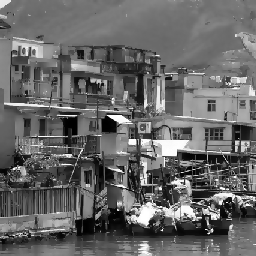
%> input picture COMP4421/Assignment/Assignment 3/Assignment3/Assignment3/taio.tif, 256 x 256 px
$ octave --eval "compression_jpeg;"   (GNU Octave 9; MATLAB toolbox functions it lacks are replaced by stand-ins)
%> lines starting %> are read from the running program, lines starting %| are printed output that depends on the picture
% COMPRESSION_JPEG contains the implementation of the main routine for Part 2 of
% Assignment 3, which is a part of JPEG lossy encoder/decoder using DCT.
% You need to implement step 3 & 4 in compression and  step 2 & 3 in decompression.
%
function compression_jpeg()
% Read the image
 Im = imread('taio.tif');
%> Im is the input picture: size 256x256 uint8; min 0, max 255, mean 102.9
% convert the image type to double
Im = double(Im);
%> Im: size 256x256 double
OriginalIm=Im;
%
% Start compression
%
% (1)Subtract the image intensity by 128.
Im = Im -128;

% (2)Partition the input image into 8x8 blocks
for r=1:32
    for c=1:32
        B((r-1)*32+c, 1:8, 1:8) = Im( (r-1)*8+1:r*8 , (c-1)*8+1:c*8 );
    end
end

%%%%%%%%%%%%%%%%%%%%%%%%%%%%%%%%%%%%%%%%%%%%%%%%%%%%%%%%%%%%%%%%%%%%%%%%%%%
% TODO:
% (3)Apply DCT to each 8x8 block
for k = 1 : 1024
    tmp(1 : 8, 1 : 8) = B(k , 1 : 8, 1 : 8);
    tmp = dct2(tmp);
    C1(k, 1 : 8, 1 : 8) = tmp(1 : 8, 1 : 8);
end
%> after the loop, tmp = [-25.38 -0.498 -6.82 1.33 -1.12 -0.234 -1.1 1.11; -27.54 -4.03 -2.43 0.377 0.39 -0.461 -1.1 0.0932; -15 -3.22 3.18 2.14 1.88 0.493 -0.494 0.955; -6.15 -6.73 0.458 -0.672 1.01 -0.859 0.0622 0.887; 0.125 0.00335 1.92 0.675 -0.125 0.301 -0.929 -0.127; 1.45 1.17 -0.412 -1.58 -0.868 -0.487 -0.812 0.266; 5.27 1.41 -0.744 -1.83 -0.371 -0.212 -0.179 -0.634; 1.03 1.87 0.596 -1.03 -0.146 0.316 0.309 -0.315]


%%%%%%%%%%%%%%%%%%%%%%%%%%%%%%%%%%%%%%%%%%%%%%%%%%%%%%%%%%%%%%%%%%%%%%%%%%%

Q=[16 11 10 16 24 40 51 61;
   12 12 14 19 26 58 60 55;
   14 13 16 24 40 57 69 56;
   14 17 22 29 51 87 80 62;
   18 22 37 56 68 109 103 77;
   24 35 55 64 81 104 113 92;
   49 64 78 87 103 121 120 101;
   72 92 95 98 112 100 103 99];

%%%%%%%%%%%%%%%%%%%%%%%%%%%%%%%%%%%%%%%%%%%%%%%%%%%%%%%%%%%%%%%%%%%%%%%%%%%
% TODO:
% (4) Perform quantisation with Quantisation Table and convert all the
% quantized coefficients into integer.
for k = 1 : 1024
    tmp(1 : 8, 1 : 8) = C1(k, 1 : 8, 1 : 8);
    C1(k, 1 : 8, 1 : 8) = round(tmp ./ Q);
end


%%%%%%%%%%%%%%%%%%%%%%%%%%%%%%%%%%%%%%%%%%%%%%%%%%%%%%%%%%%%%%%%%%%%%%%%%%%

% (5) Follow zig-zag order (밵ig-zag?Order Coefficients in lecture notes
% Image compression), convert all 8x8 blocks into vectors with 64 elements.

Z=[0 1 5 6 14 15 27 28;
   2 4 7 13 16 26 29 42;
   3 8 12 17 25 30 41 43;
   9 11 18 24 31 40 44 53;
   10 19 23 32 39 45 52 54;
   20 22 33 38 46 51 55 60;
   21 34 37 47 50 56 59 61;
   35 36 48 49 57 58 62 63];
Z=Z+1;

for k=1:1024
   tmpCS(Z)=C1(k, 1:8, 1:8);
   CS(k, 1:64)=tmpCS;
end
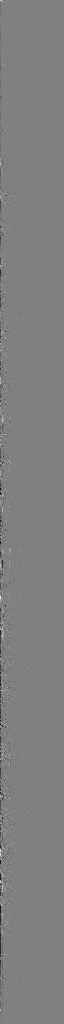
%> CS: size 1024x64 double; min -63, max 62, mean -0.2; drawn with min black and max white
%> after the loop, tmpCS = 64 values, max 0 at index 2, min -2 at index 1, mean -0.0938


%
% Finish compression, start decompression
%


% (1) Convert the vectors back to 8x8 blocks
%
DC1 = zeros(1024, 8, 8);
for k=1:1024
   tmpCS=CS(k, 1:64);
   tmpDC1=tmpCS(Z);
   DC1(k, 1:8, 1:8)=tmpDC1;
end

%%%%%%%%%%%%%%%%%%%%%%%%%%%%%%%%%%%%%%%%%%%%%%%%%%%%%%%%%%%%%%%%%%%%%%%%%%%
% TODO:
%(2) Multiply the blocks with quantization table.
%

for k = 1 : 1024
    tmp(1 : 8, 1 : 8) = DC1(k, 1 : 8, 1 : 8);
    DC1(k, 1 : 8, 1 : 8) = tmp .* Q;
end
%> after the loop, tmp = [-2 0 -1 0 0 0 0 0; -2 0 0 0 0 0 0 0; -1 0 0 0 0 0 0 0; 0 0 0 0 0 0 0 0; 0 0 0 0 0 0 0 0; 0 0 0 0 0 0 0 0; 0 0 0 0 0 0 0 0; 0 0 0 0 0 0 0 0]


%%%%%%%%%%%%%%%%%%%%%%%%%%%%%%%%%%%%%%%%%%%%%%%%%%%%%%%%%%%%%%%%%%%%%%%%%%%


%%%%%%%%%%%%%%%%%%%%%%%%%%%%%%%%%%%%%%%%%%%%%%%%%%%%%%%%%%%%%%%%%%%%%%%%%%%
% TODO:
%(3) Apply Inverse DCT to each block, (use command "IDCT2" of matlab)
%

for k = 1 : 1024
    tmp(1 : 8, 1 : 8) = DC1(k, 1 : 8, 1 : 8);
    tmp = idct2(tmp);
    DB(k, 1 : 8, 1 : 8) = tmp(1 : 8, 1 : 8);
end
%> after the loop, tmp = [-12.08 -11.12 -9.77 -8.81 -8.81 -9.77 -11.12 -12.08; -10.11 -9.15 -7.8 -6.84 -6.84 -7.8 -9.15 -10.11; -7.04 -6.09 -4.73 -3.78 -3.78 -4.73 -6.09 -7.04; -4.17 -3.22 -1.86 -0.908 -0.908 -1.86 -3.22 -4.17; -2.52 -1.56 -0.209 0.747 0.747 -0.209 -1.56 -2.52; -2.33 -1.37 -0.0193 0.937 0.937 -0.0193 -1.37 -2.33; -3.05 -2.1 -0.743 0.214 0.214 -0.743 -2.1 -3.05; -3.76 -2.8 -1.45 -0.492 -0.492 -1.45 -2.8 -3.76]


%%%%%%%%%%%%%%%%%%%%%%%%%%%%%%%%%%%%%%%%%%%%%%%%%%%%%%%%%%%%%%%%%%%%%%%%%%%


%(4) Group all 8x8 blocks back to form an image
%
for r=1:32
    for c=1:32
        tmpIm=DB((r-1)*32+c, 1:8, 1:8);
        Im( (r-1)*8+1:r*8 , (c-1)*8+1:c*8 ) = tmpIm;
    end
end
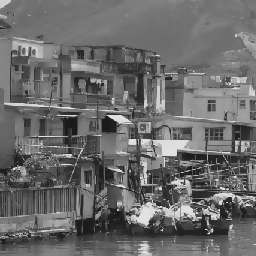
%> Im: size 256x256 double; min -161.7, max 164, mean -25.1; drawn with min black and max white

%
%(5)  Add 128 to each pixel of the image.
%

Im = Im + 128;
Im = uint8(Im);
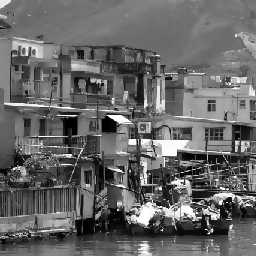
%> Im: size 256x256 uint8; min 0, max 255, mean 102.9; mean of the top-left, top-right, bottom-left and bottom-right quarters 106, 118.7, 84.5, 102.3
Im = double(Im);

%
% Finish Decompression
%
figure;
subplot(1,3,1);imshow(OriginalIm, [0 255]);title('Original Image');
subplot(1,3,2);imshow(Im, [0 255]);title(['After DCT/Quantisation']); %, MSE = ' num2str(sum(sum((Im-OriginalIm).^2)))]);
subplot(1,3,3);imshow((OriginalIm-Im), []);title(['Difference image, MSE= ' num2str(mean(mean(  (  (Im-OriginalIm) .^2 ))  ))]);
%> after `imshow((OriginalIm-Im), [])`:
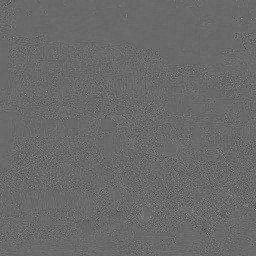
%> displayed picture: size 256x256, on the screen's scale of 0 to 255; min 0, max 255, mean 105.7
